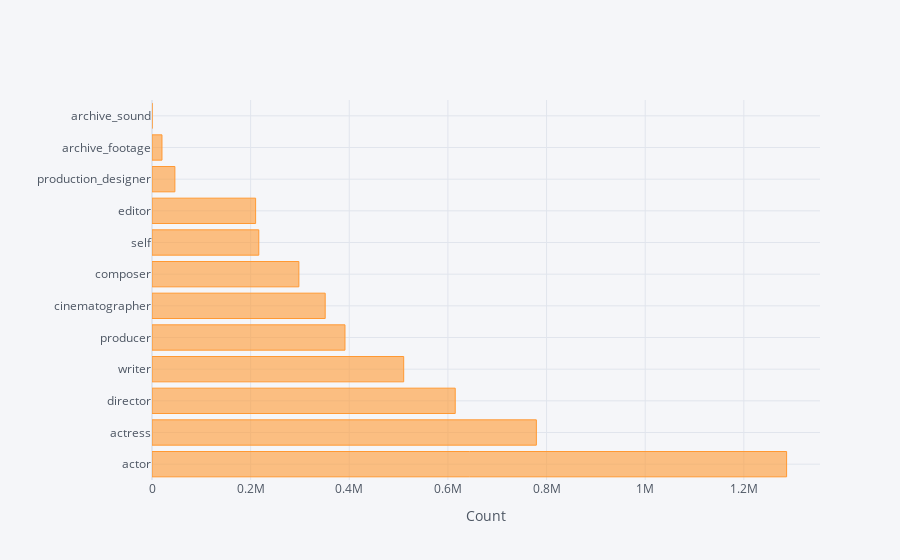

The cell this chart's notebook holds for it:
### Markdown cell above
If we computed the results correctly we should see a nice horizontal bar chart of the counts per category below:

### Code cell
roleCategoriesDf.iplot(kind="barh", x ="category", y = "total", xTitle="Count", asFigure=True)

### Figure 1 — Plotly figure (JSON) as saved in the notebook; plotly's stock layout.template omitted (floating-point values rounded to 4 significant figures)
{"data": [{"marker": {"color": "rgba(255, 153, 51, 0.6)", "line": {"color": "rgba(255, 153, 51, 1.0)", "width": 1}}, "name": "total", "orientation": "h", "text": "", "type": "bar", "x": [1286695, 779314, 614814, 510314, 391252, 351163, 297783, 216523, 210068, 46419, 20235, 105], "y": ["actor", "actress", "director", "writer", "producer", "cinematographer", "composer", "self", "editor", "production_designer", "archive_footage", "archive_sound"]}], "layout": {"legend": {"bgcolor": "#F5F6F9", "font": {"color": "#4D5663"}}, "paper_bgcolor": "#F5F6F9", "plot_bgcolor": "#F5F6F9", "title": {"font": {"color": "#4D5663"}}, "xaxis": {"gridcolor": "#E1E5ED", "showgrid": true, "tickfont": {"color": "#4D5663"}, "title": {"font": {"color": "#4D5663"}, "text": "Count"}, "zerolinecolor": "#E1E5ED"}, "yaxis": {"gridcolor": "#E1E5ED", "showgrid": true, "tickfont": {"color": "#4D5663"}, "title": {"font": {"color": "#4D5663"}, "text": ""}, "zerolinecolor": "#E1E5ED"}}}
